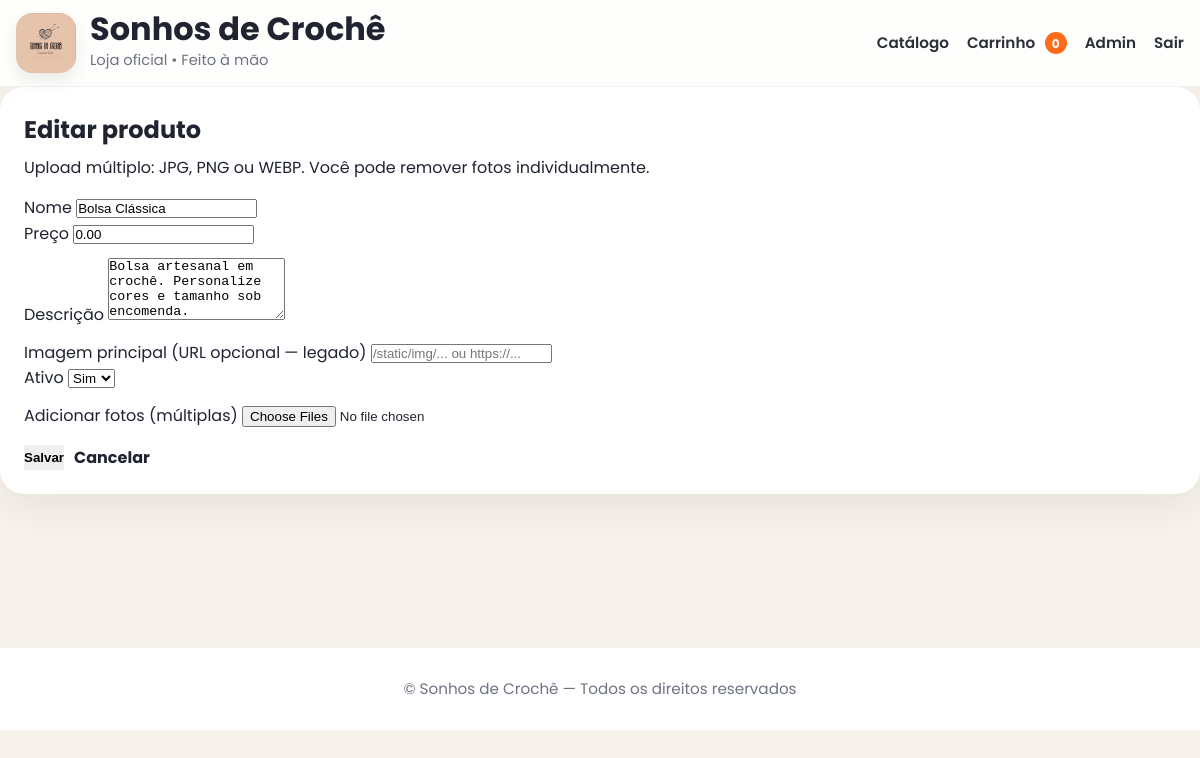
Screenshot of /admin/produtos/20/editar (signed in) with the database file from the repository.
### app.py (models this page shows)
class Product(db.Model):
    id = db.Column(db.Integer, primary_key=True)
    name = db.Column(db.String(120), nullable=False)
    description = db.Column(db.Text, default="")
    price = db.Column(db.Numeric(10, 2), nullable=False, default=0)
    image_url = db.Column(db.Text, default="")  # legado (opcional)
    is_active = db.Column(db.Boolean, default=True)
    created_at = db.Column(db.DateTime, nullable=False, default=datetime.utcnow)
    images = db.relationship("ProductImage", backref="product", cascade="all, delete-orphan", lazy=True)

### app.py (the view)
    @app.get("/admin/produtos/<int:product_id>/editar")
    @login_required
    def admin_products_edit(product_id):
        product = Product.query.get_or_404(product_id)
        return render_template("admin_product_form.html", product=product)

### templates/admin_product_form.html (shortened to what this page needs)
{% extends "base.html" %}
{% block content %}
<div class="card form-card">
  <div class="card-pad">
    <h2 style="margin:0">{{ "Editar produto" if product else "Novo produto" }}</h2>
    <p class="muted" style="margin-top:6px">Upload múltiplo: JPG, PNG ou WEBP. Você pode remover fotos individualmente.</p>
    {% if product %}
      <form method="post" action="{{ url_for('admin_products_edit_post', product_id=product.id) }}" enctype="multipart/form-data" style="margin-top:14px">
    {% else %}
      <form method="post" action="{{ url_for('admin_products_new_post') }}" enctype="multipart/form-data" style="margin-top:14px">
    {% endif %}
      <div class="form-row">
        <div>
          <label class="muted">Nome</label>
          <input type="text" name="name" value="{{ product.name if product else '' }}" required>
        </div>
        <div>
          <label class="muted">Preço</label>
          <input type="text" name="price" value="{{ ('%.2f'|format(product.price)) if product else '' }}" placeholder="120,00" required>
        </div>
      </div>
      <div style="margin-top:12px">
        <label class="muted">Descrição</label>
        <textarea name="description" rows="4">{{ product.description if product else '' }}</textarea>
      </div>
      <div class="form-row" style="margin-top:12px">
        <div>
          <label class="muted">Imagem principal (URL opcional — legado)</label>
          <input type="text" name="image_url" value="{{ product.image_url if product else '' }}" placeholder="/static/img/... ou https://...">
        </div>
        <div>
          <label class="muted">Ativo</label>
          <select name="is_active">
            <option value="on" {% if (product and product.is_active) or (not product) %}selected{% endif %}>Sim</option>
          </select>
        </div>
      </div>
      <div style="margin-top:12px">
        <label class="muted">Adicionar fotos (múltiplas)</label>
        <input type="file" name="image_files" multiple accept=".jpg,.jpeg,.png,.webp">
      </div>
      <div style="display:flex;gap:10px;flex-wrap:wrap;margin-top:16px">
        <button type="submit" class="btn primary">Salvar</button>
        <a class="btn soft" href="{{ url_for('admin_products') }}">Cancelar</a>
      </div>
    </form>
  </div>
</div>
{% endblock %}

### static/css/premium.css (style rules this page uses)
:root { --bg:#f7f3ec; --surface:#ffffff; --surface-soft:#fbf8f2; --text:#1f2430; --muted:#6e7380; --gold:#c8a24e; --gold-dark:#b88f39; --line:#e8dfd0; --shadow:0 14px 40px rgba(33, 24, 9, .08); --shadow-hover:0 22px 56px rgba(33, 24, 9, .14); --radius:28px; }
* { margin:0; padding:0; box-sizing:border-box; }
html { scroll-behavior:smooth; }
body { font-family:'Poppins',sans-serif; background:var(--bg); color:var(--text); line-height:1.6; }
a { color:inherit; }
.btn { display:inline-flex; align-items:center; justify-content:center; text-decoration:none; border:none; cursor:pointer; transition:.25s ease; font-weight:700; }
.login-box, .card { background:var(--surface); border-radius:24px; box-shadow:var(--shadow); }
.card { padding:24px; }

### rows the page displays
Product: name "Bolsa Clássica", price "0.00", description "Bolsa artesanal em crochê. Personalize cores e tamanho sob encomenda.", is_active "Sim"

### other values shown
{{ STORE_NAME() }} "Sonhos de Crochê"
{{ cart_count() }} "0"
{{ "Editar produto" if product else "Novo produto" }} "Editar produto"
